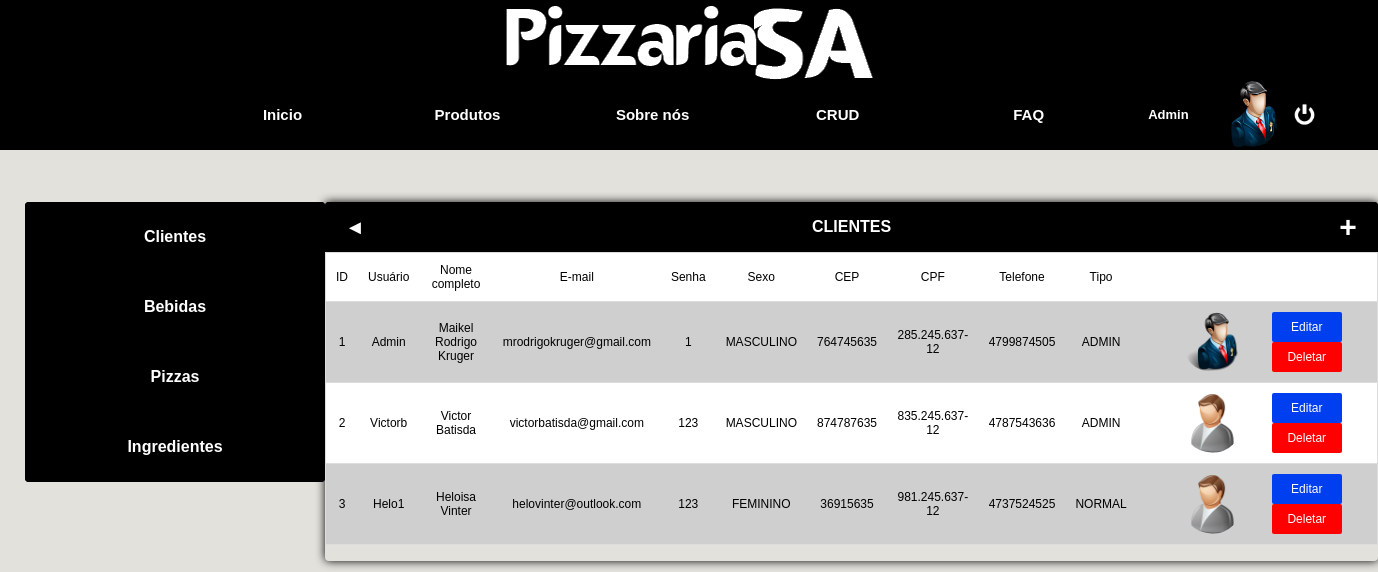
The app's page /crud_clientes.php (signed in) with its own data.
### tables this page shows
CREATE TABLE cliente 
( 
	id            INT NOT NULL auto_increment PRIMARY KEY, 
	usuario		  VARCHAR(20),
	nome_completo VARCHAR(90), 
	email         VARCHAR(90), 
	senha         VARCHAR(20), 
	sexo          VARCHAR(10), 
	cep           VARCHAR(15), 
	cpf           VARCHAR(16), 
	telefone      VARCHAR(12), 
	tipo          VARCHAR(20), 
	foto          VARCHAR(50) 
);

### crud_clientes.php (the view, shortened to what this page needs)
<?php
$query = "select * from cliente";
$resultQuery = mysql_query($query);
?>
<html>
	<head>
		<link rel="stylesheet" type="text/css" href="css/atualiza.css">
		<link rel="stylesheet" type="text/css" href="css/global.css">
        <link rel="stylesheet" type="text/css" href="css/crud.css">
	</head>
	<body bgcolor='#666666'>
		<div class="mainbar">
		<img class=thisalign src='images/banner/logo1.png'/><div class=logado>
			<a href="index.php" class=buttons>Inicio</a>
			<ul>
				<li class="dropdown">
					<a href="pizzas_salgadas.php" class="dropbtn">Produtos</a>
				</li>
			</ul>
			<a href="sobre.php" class=buttons>Sobre nós</a>
			<ul>
				<li class='dropdown'>
					<a href='crud_clientes.php' class='dropbtn'>CRUD</a>
				</li>
			</ul>
			<ul>
				<li class='dropdown'>
					<a href='faq.php'  class='dropbtn'>FAQ</a>
				</li>
			</ul>
			<div class='space1'>
				<?php
					echo "<a href='cadastroUsuario_form.php?id=".$_SESSION['id']."' class='buttom-usuario'>";
					echo $_SESSION['usuario'];
					echo "<a href='cadastroUsuario_form.php?id=".$_SESSION['id']."' class='image-squad squad'><img src='images/usuario/".$_SESSION['foto']."'></a>";?>
				</a>
				<a href='usuario_deslogar.php' class=buttom-deslogar></a>
			</div>
		</div><br><br><br><br>
		<div>
			<div class=barcrud>
				<a href='crud_clientes.php' class=crudbutton>Clientes</a>
				<a href='crud_bebidas.php' class=crudbutton>Bebidas</a>
				<a href='crud_pizzas.php' class=crudbutton>Pizzas</a>
				<a href='crud_ingredientes.php' class=crudbutton>Ingredientes</a>
			</div>
			<div class=layout>
				<div class=barra-principal>
					<label class='barbar'>
						<a href='crud.php' class=button-allcrud>◄</a>
						Clientes<a href='cadastroUsuario_form.php' class=button-plus>+</a>
					</label>
				</div>
				<div id=minhaDiv1>
					<form metdod=POST action=cadastroUsuario_form.php id=cliente>
						<?php
						echo "
						<table class=tablestyle align='center'>
							<td>
								ID
							</td>
							<td>
								Usuário
							</td>
							<td>
								Nome completo
							</td>
							<td>
								E-mail
							</td>
							<td>
								Senha
							</td>
							<td>
								Sexo
							</td>
							<td>
								CEP
							</td>
							<td>
								CPF
							</td>
							<td>
								Telefone
							</td>
							<td>
								Tipo
							</td>
							<td></td>
							<td></td>
						";
						while($result = mysql_fetch_assoc($resultQuery)){
							$resultBanco[1] = $result['id'];
							$resultBanco[2] = utf8_encode($result['usuario']);
							$resultBanco[3] = utf8_encode($result['nome_completo']);
							$resultBanco[4] = utf8_encode($result['email']);
							$resultBanco[5] = utf8_encode($result['senha']);
							$resultBanco[6] = utf8_encode($result['sexo']);
							$resultBanco[7] = utf8_encode($result['cep']);
							$resultBanco[8] = utf8_encode($result['cpf']);
							$resultBanco[9] = utf8_encode($result['telefone']);
							$resultBanco[10] = utf8_encode($result['tipo']);
							$resultBanco[11] = utf8_encode($result['foto']);
							echo "<tr>";
							echo "<td>";
							echo $resultBanco[1];
							echo "</td>";
							echo "<td>";
							echo $resultBanco[2];
							echo "</td>";
							echo "<td>";
							echo $resultBanco[3];
							echo "</td>";
							echo "<td>";
							echo $resultBanco[4];
							echo "</td>";
							echo "<td>";
							echo $resultBanco[5];
							echo "</td>";
							echo "<td>";
							echo $resultBanco[6];
							echo "</td>";
							echo "<td>";
							echo $resultBanco[7];
							echo "</td>";
							echo "<td>";
							echo $resultBanco[8];
							echo "</td>";
							echo "<td>";
							echo $resultBanco[9];
							echo "</td>";
							echo "<td>";
							echo $resultBanco[10];
							echo "</td>";
							echo "<td>";
							echo "<img src='images/usuario/$resultBanco[11]' class='squad-fir'>";
							echo "</td>";
							echo "<td>";
							echo "
							<div class=align>
								<a class='edit' href='cadastroUsuario_form.php?id=$resultBanco[1]'>Editar</a>
								<a class='delete' href='adminUsuario_delete.php?id=$resultBanco[1]'>Deletar</a>
							</div>";
							echo "</td>";
							echo "</tr>";
						}?>
						</table>
					</form>
				</div>
			</div>
		</div>
	</body>
</html>

### css/global.css (style rules this page uses)
html { position: relative; min-height: 100%; }
a { text-decoration:none; }
.mainbar { max-width:100%; height:150px; background-color: #000; }
.logado { position:relative; float: right; right: -14%; width:100%; list-style:none; }
.space1 { width:295px; height:70px; float:left; }
.buttom-usuario { font-family: 'Arial', Serif; font-weight: bold; color: white; height:70px; width:30%; float:left; text-decoration: none; text-align: center; line-height:70px; font-size:13px; background-color: #000; border-bottom:5px; border-bottom-color:black; overflow:hidden; }
.buttom-deslogar { float:left; content: url('http://127.0.0.1/images/banner/quit.png'); width:23px; height:23px; margin-left:10px; margin-top:23px; }
.squad img { width: 70px; height: 70px; border-radius:50%; background-size:contain; }
.image-squad { height:70px; width:70px; float:left; transition: all 0.3s; }
.squad-fir { height:60px; width:60px; margin-left:35px; transition: all 0.3s; overflow: hidden; border-radius: 50%; }
.align { margin-left:auto; margin-right:auto; float:right; text-align:center; }
.squad { height:70px; width:70px; float:left; }
.buttons { font-family: 'Arial', Serif; font-weight: bold; color: white; height:70px; min-width:13%; float:left; text-decoration: none; text-align: center; line-height:70px; font-size:15px; background-color: #000; transition: all 0.3s; }
.layout { margin-left:auto; margin-right:auto; min-width:53%; max-width:80%; min-height:315px; margin-top:50px; margin-bottom:100px; border-radius:4px; box-shadow: 0 0px 10px rgba(0, 0, 0, 1.0); overflow:hidden; }
ul { list-style-type: none; margin: 0; padding: 0; background-color: #333; }
li { float: left; }
li a { display: inline-block; color: white; text-align: center; padding: 14px 16px; text-decoration: none; }
.dropbtn { display: inline-block; color: white; text-align: center; padding: 14px 16px; text-decoration: none; font-family: 'Arial', Serif; font-weight: bold; color: white; height:42px; font-size:15px; width:159px; line-height:42px; background-color: #000; transition: all 0.4s; }
li.dropdown { display: inline-block; }
.delete { margin-left:10px; color:red; font-size:18px; }
.thisalign { display: block; margin: 0 auto; }

### css/crud.css (style rules this page uses)
.edit { color:white; font-size: 12px; min-width:60px; height:20px; background-color:#003fef; text-align: center; line-height: 20px; font-family: arial; float:left; margin-left:10px; border-radius:2px; padding:5px; text-decoration:none; transition: 0.3s all; }
.delete { color:white; font-size: 12px; min-width:60px; height:20px; background-color:#ff0000; text-align: center; line-height: 20px; font-family: arial; float:left; border-radius:2px; margin-left:10px; margin-right:20px; text-decoration:none; padding:5px; transition: 0.3s all; }
tr { border: 1px solid #ddd; text-align:center; }
tr:nth-child(even) { background-color: #cfcfcf; }
tr:nth-child(odd) { background-color: #ffffff; }
table { border-collapse: collapse; }
table, th, td { font-family: arial; font-size: 12px; padding: 10px; padding-top:10px; }
.tablestyle { width:100%; }
.barbar { width:100%; font-family: arial; text-transform: uppercase; font-weight: bold; color: white; background-color: #000; height:50px; float:right; text-decoration: none; text-align:center; line-height:50px; }
.button-allcrud { width:60px; height:50px; float:left; text-decoration:none; background-color: #000; line-height:50px; font-size:20px; text-align:center; color:white; border-bottom:5px; border-bottom-color:black; transition: all 0.1s; }
.barra-principal { width:100%; background-color: #333; height:50px; border-bottom:5px; border-bottom-color:black; transition: all 0.1s; }
.button-plus { width:60px; height:50px; background-color:#000; float:right; text-decoration:none; line-height:50px; font-size:30px; text-align:center; color:white; border-bottom:5px; border-bottom-color:black; transition: all 0.1s; }
.barcrud { max-width:300px; min-height:100%; background-color:#000; float:left; margin-left:25px; border-radius:4px; }
.crudbutton { width:300px; height:70px; line-height:70px; text-align:center; background-color:#000; font-family: 'Arial', Serif; font-size:16px; font-weight:bold; border-radius:4px; color:white; float:left; transition: 0.3s all; }

### records on screen
cliente: resultBanco "1", usuario "Admin", nome_completo "Maikel Rodrigo Kruger", email "mrodrigokruger@gmail.com", sexo "MASCULINO", cep "764745635", cpf "285.245.637-12", telefone "4799874505", tipo "ADMIN", foto (picture)
cliente: id "2", usuario "Victorb", nome_completo "Victor Batisda", email "victorbatisda@gmail.com", senha "123", sexo "MASCULINO", cep "874787635", cpf "835.245.637-12", telefone "4787543636", tipo "ADMIN", foto (picture)
cliente: id "3", usuario "Helo1", nome_completo "Heloisa Vinter", email "helovinter@outlook.com", senha "123", sexo "FEMININO", cep "36915635", cpf "981.245.637-12", telefone "4737524525", tipo "NORMAL", foto (picture)

### other values on screen
$_SESSION['usuario'] "Admin"
